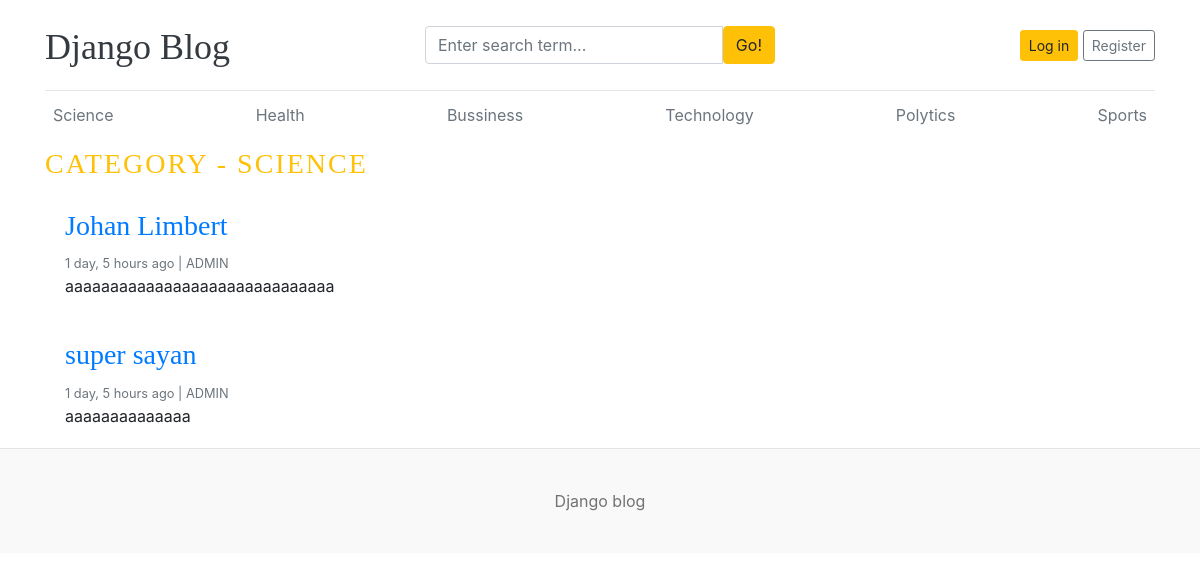
Page /category/1/ on the committed database.
### blogs/models.py (models this page shows, shortened)
class Category(models.Model):
    category_name = models.CharField(max_length=50, unique=True) # Tên danh mục, tối đa 50 ký tự, không được trùng lặp
    created_at = models.DateTimeField(auto_now_add=True)  # Thời gian tạo, tự động gán khi bản ghi được tạo lần đầu
    updated_at = models.DateTimeField(auto_now=True)      # Thời gian cập nhật, tự động cập nhật mỗi khi bản ghi được lưu
    def __str__(self):
        return self.category_name  # Giúp hiển thị rõ tên danh mục trong admin
    class Meta:
        verbose_name_plural = 'Categories'

class Blogs(models.Model):
    title = models.CharField(max_length=100, unique=True)  # Tiêu đề bài viết, tối đa 100 ký tự, không trùng
    slug = models.SlugField(unique=True, blank=True)       # Đường dẫn thân thiện, không trùng, cho phép bỏ trống
    category = models.ForeignKey(Category, on_delete=models.CASCADE)  # Liên kết đến danh mục, xóa danh mục thì bài viết cũng bị xóa
    author = models.ForeignKey(User, on_delete=models.CASCADE)        # Liên kết đến người dùng (tác giả)
    blog_image = models.ImageField(upload_to='uploads/%y/%m/%d')      # Hình ảnh bài viết, lưu theo thư mục năm/tháng/ngày
    short_description = models.TextField(max_length=1000)             # Mô tả ngắn gọn bài viết, tối đa 1000 ký tự
    blog_body = models.TextField(max_length=3000)                     # Nội dung đầy đủ của bài viết, tối đa 3000 ký tự
    status = models.CharField(max_length = 100,choices = STATUS_CHOICE, default = 'draft')  # Trạng thái bài viết: nháp hoặc đã đăng
    is_feacherd = models.BooleanField(default=False)                  # Đánh dấu bài viết có phải là nổi bật không (nên sửa thành is_featured)
    created_at = models.DateTimeField(auto_now_add=True)              # Ngày tạo bài viết, tự động thêm khi tạo
    updated_at = models.DateTimeField(auto_now=True)                  # Ngày cập nhật bài viết, tự động thay đổi khi lưu
    class Meta:
        verbose_name_plural = 'Blogs'

### blogs/views.py (the view)
# urls.py: path('<int:category_id>/', views.posts_by_category, name='posts_by_category')
def posts_by_category(request, category_id):
    posts = Blogs.objects.filter(status='published', category = category_id )
    category = get_object_or_404(Category, pk=category_id)
    context = {
        'posts' : posts,
        'category':category
    }
    return render(request, 'posts_by_category.html', context)

### blogs/context_processors.py (called while the page is built)
def get_categories(request):
    categories = Category.objects.all()
    return dict(categories = categories)

### templates/posts_by_category.html
{% extends 'base/base.html' %}
{% block content %}
  <h3 class="text-uppercase text-warning" style="letter-spacing: 2px;">Category - {{ category }}</h3>
  <main role="main" class="container p-0">
    <div class="row">
      <div class="col-md-8 blog-main">
        {% for post in posts %}
         <div class="card border-0" >
          <div class="card-body">
            <h3><a href="{% url 'blogs' post.slug%}">{{ post.title }}</a></h3>
            <small class="mb-1 text-muted">{{post.created_at | timesince}} ago | {{ post.author }}</small>
            <p class="card-text">{{ post.short_description | truncatewords:40 }}</p>
          </div>
      </div>
        {% endfor %}
      </div>
    </div>
  </main>
</div>
{% endblock %}

### templates/base/header.html (shortened to what this page needs)
{% load static %}
<!DOCTYPE html>
<html lang="en">
<head>
    <link href="https://getbootstrap.com/docs/4.0/dist/css/bootstrap.min.css" rel="stylesheet">
    <link href="{% static 'css/blog.css' %}" rel="stylesheet">
    <link rel="stylesheet" href="https://cdnjs.cloudflare.com/ajax/libs/font-awesome/4.7.0/css/font-awesome.min.css">
  </head>
<body>
    <div class="container">
      <header class="blog-header py-3">
        <div class="row flex-nowrap justify-content-between align-items-center">
          <div class="col-4 pt-1">
            <a class="blog-header-logo text-dark" href="/">Django Blog</a>
          </div>
          <div class="col-4">
            <form action="{% url 'search' %}" method="GET">
              <div class="input-group">
                <input class="form-control" name="keyword" type="text" placeholder="Enter search term..." aria-label="Enter search term..." aria-describedby="button-search" />
                <button type="submit" class="btn btn-warning" id="button-search" type="button">Go!</button>
            </div>
            </form>
          </div>
          <div class="col-4 d-flex justify-content-end align-items-center">
            {% if not user.is_authenticated %}
            <a class="btn btn-sm btn-warning" href="{% url 'login' %}">Log in</a> &nbsp;
            <a class="btn btn-sm btn-outline-secondary" href="{% url 'register' %}">Register</a>
            {% else %}
            <span><a href="{% url 'dashboard' %}" class="btn btn-warning">Dashboard</a></span> &nbsp;
            <span><a href="{% url 'logout' %}">Log out</a></span>
            {% endif %}
          </div>
        </div>
      </header>
      <div class="nav-scroller py-1 mb-2">
        <nav class="nav d-flex justify-content-between">
          {% for cat in categories %}
          <a class="p-2 text-muted" href="{% url 'posts_by_category' cat.id %}">{{ cat.category_name }}</a>
          {% endfor %}
        </nav>
      </div>

### static/css/blog.css (style rules this page uses)
.blog-header { border-bottom: 1px solid #e5e5e5; }
.blog-header-logo { font-family: "Playfair Display", Georgia, "Times New Roman", serif; font-size: 2.25rem; }
h1, h2, h3, h4, h5, h6 { font-family: "Playfair Display", Georgia, "Times New Roman", serif; }

### rows in the picture
Category: category_name "Science", category_name "SCIENCE"
Category: category_name "Health"
Category: category_name "Bussiness"
Category: category_name "Technology"
Category: category_name "Polytics"
Category: category_name "Sports"
Blogs: title "Johan Limbert", created_at "1 day, 5 hours", author "ADMIN", short_description "aaaaaaaaaaaaaaaaaaaaaaaaaaaaaa"
Blogs: title "super sayan", created_at "1 day, 5 hours", author "ADMIN", short_description "aaaaaaaaaaaaaa"
